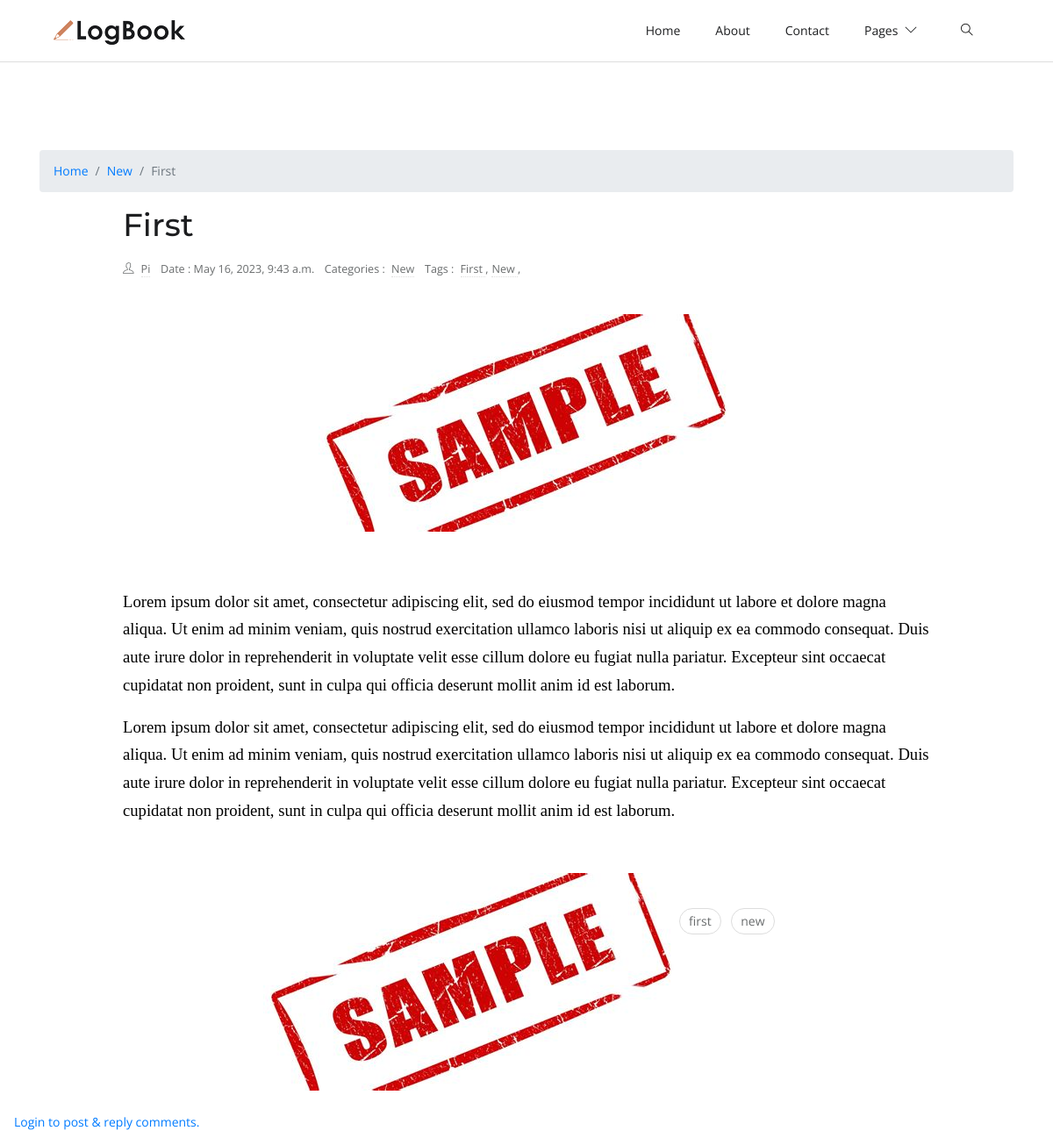
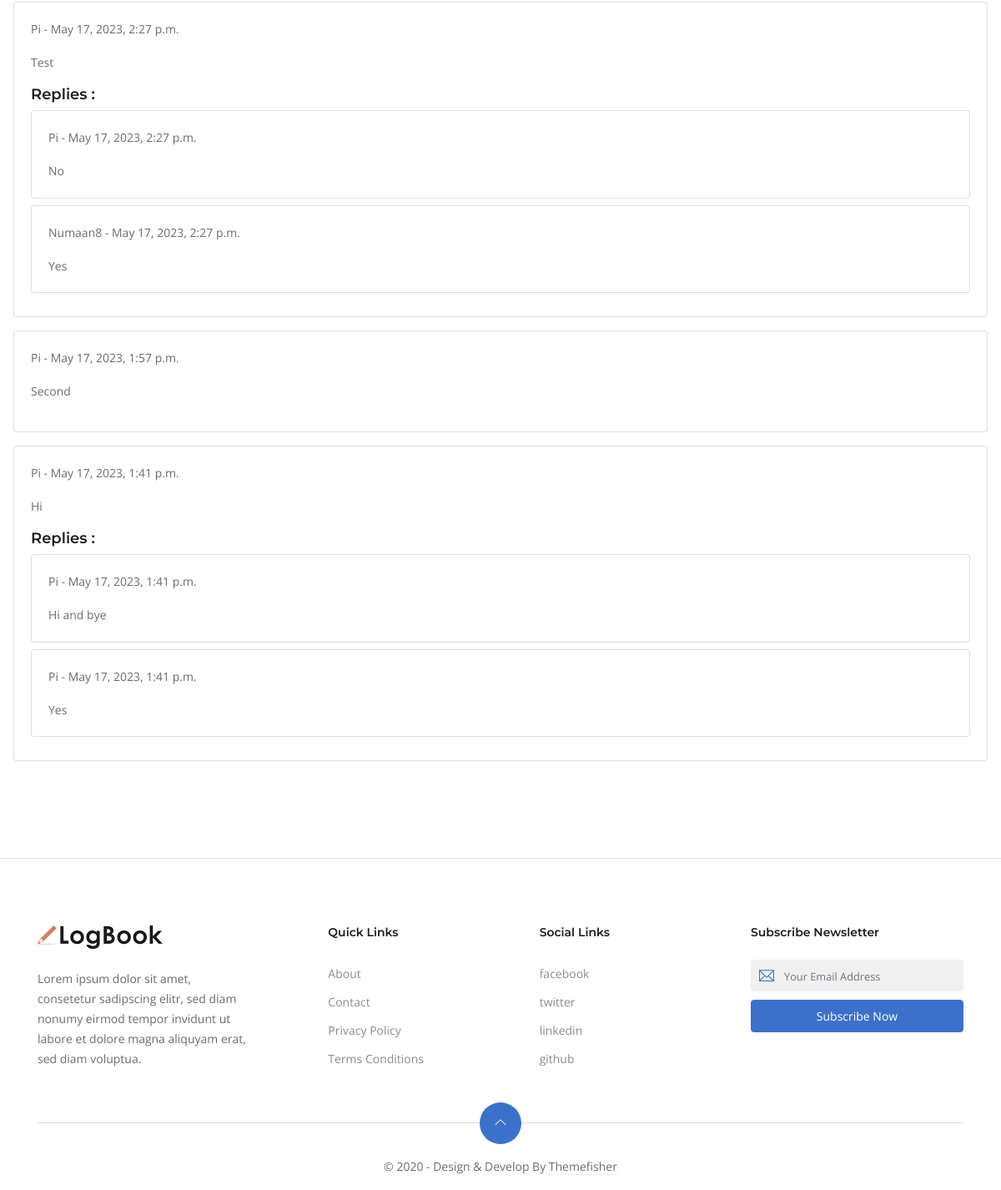
Screenshot of /first/ with the database file from the repository (2 pictures, top to bottom).
### blog/models.py (models this page shows, shortened)
class Post(models.Model):
    STATUS_CHOICES = (
    ('draft', 'Draft'),
    ('published', 'Published'),
    )
    url=models.SlugField(max_length=1000,unique=True)
    title=models.CharField(max_length=1000)
    author = models.ForeignKey(User,on_delete=models.CASCADE)
    image=models.ImageField(upload_to='static/images')
    category=models.ForeignKey(Categorie,on_delete=models.CASCADE,blank=True,related_name='categories')
    body=RichTextUploadingField()
    description=models.CharField(max_length=200)
    tags=TaggableManager()
    publish = models.DateTimeField(default=timezone.now)
    created = models.DateTimeField(auto_now_add=True)
    updated = models.DateTimeField(auto_now=True)
    update=models.DateTimeField(auto_now_add=True)
    status = models.CharField(max_length=10,choices=STATUS_CHOICES,default='draft')

class Categorie(models.Model):
    name=models.CharField(max_length=100,unique=True)
    url=models.SlugField(max_length=100,unique=True)

class Comment(models.Model):
    user=models.ForeignKey(User,on_delete=models.CASCADE)
    post=models.ForeignKey(Post,on_delete=models.CASCADE)
    comment=models.TextField()
    date=models.DateTimeField(default=timezone.now)
    is_parent=models.BooleanField(default=True)
    parent = models.ForeignKey('self',blank=True, on_delete=models.CASCADE,null=True, related_name='replies')

### blog/views.py (the view, shortened to what this page needs)
# urls.py: path('<slug:url>/',views.postdetails,name='postdetails'),
def postdetails(request,url):
    postdetails=get_object_or_404(Post,url=url)
    comments=Comment.objects.filter(post=postdetails,is_parent=True).order_by('-date')
    return render(request,'pd.html',{'postdetails':postdetails,'comments':comments})

### templates/pd.html (shortened to what this page needs)
{% extends 'base.html' %}
{% load static %}
{% block body %}
<section class="section">
	<div class="container">
			<nav aria-label="breadcrumb">
					<ol class="breadcrumb">
					  <li class="breadcrumb-item"><a href="/">Home</a></li>
					  <li class="breadcrumb-item"><a href="/category/{{postdetails.category.url}}/">{{postdetails.category.name|title}}</a></li>
					  <li class="breadcrumb-item active" aria-current="page">{{postdetails.title|title}}</li>
					</ol>
				  </nav>
		<article class="row mb-4">
			<div class="col-lg-10 mx-auto mb-4">
				<h1 class="h2 mb-3">{{postdetails.title|title}}</h1>
				<ul class="list-inline post-meta mb-3">
					<li class="list-inline-item"><i class="ti-user mr-2"></i><a href="/user/{{postdetails.author}}/">{{postdetails.author|title}}</a>
					</li>
					<li class="list-inline-item">Date : {{postdetails.publish}}</li>
					<li class="list-inline-item">Categories : <a href="/category/{{postdetails.category.url}}/" class="ml-1">{{postdetails.category.name|title}} </a>
					</li>
					<li class="list-inline-item">Tags : {% for tag in postdetails.tags.all %}<a href="/tag/{{tag.slug}}" class="ml-1">{{tag.name|title}} </a> ,{% endfor %}
					</li>
				</ul>
			</div>
			<div class="col-12 mb-3">
					<div class="text-center mb-5" ><img src="{{postdetails.image.url}}" class="img-fluid rounded" alt="image of {{postdetails.title}}" ></div>
			</div>
			<div class="col-lg-10 mx-auto">
				<div class="content">
					{{postdetails.body|capfirst|safe}}
				</div>
					<ul class="list-inline widget-list-inline">
						{% for tag in postdetails.tags.all %}
					 <li class="list-inline-item"><a href="/tag/{{tag.slug}}"> {{tag.name}}</a>
					 </li>
					 {% endfor %}
					 </ul>
			</div>
		</article>
	</div>
{% if request.user.is_authenticated %}
	<form class="m-3" method="POST" action="/{{postdetails.url}}">
		{% csrf_token %}
			 <div class="form-group">
				 <label for="message">Your Comment Here</label>
				 <textarea name="comment" id="comment" class="form-control"></textarea>
			 </div>
			 <button type="submit" class="btn btn-primary">Post Now</button>
		 </form>
		 {% else %}
		 <a class="m-3" href="/login">Login to post & reply comments.</a>
		 {% endif %}
		 {% for comment in comments %}
		 <div class="card m-3">
			<div class="card-body">
				<p class=" ">{{comment.user|title}} - {{comment.date}}</p>
			  <p class="card-text">{{comment.comment|capfirst}}</p>
			  {% if comment.replies.all|length > 0 %}
			  <h5>Replies :</h5>
			  {% endif %}
			  {% for reply in comment.replies.all %}
			  <div class="card mb-2">
				<div class="card-body">
					<p class=" ">{{reply.user|title}} - {{comment.date}}</p>
					<p class="card-text">{{reply.comment|capfirst}}</p>
				</div>
			  </div>
			  {% endfor %}
			</div>
		  </div>
		  {% endfor %}
</section>
{% endblock body %}

### static/css/style.css (style rules this page uses)
body { line-height: 1.7; font-family: "Open Sans", sans-serif; -webkit-font-smoothing: antialiased; color: #696c6d; font-size: 14px; }
article img { max-width: 100% !important; height: auto !important; border-radius: .25rem!important; }
p, .paragraph { font-weight: 400; color: #696c6d; font-size: 14px; line-height: 1.7; font-family: "Open Sans", sans-serif; }
h1, h2, h3, h4, h5, h6 { color: #1c1d1f; font-family: "Montserrat", sans-serif; font-weight: 600; line-height: 1.2; }
h1, .h1 { font-size: 45px; }
h2, .h2 { font-size: 36px; }
h5, .h5 { font-size: 18px; }
body { background-color: #fff; overflow-x: hidden; }
img { vertical-align: middle; border: 0; }
a, a:hover, a:focus { text-decoration: none; }
a, button, select { cursor: pointer; transition: 0.2s ease; }
.section { padding-top: 100px; padding-bottom: 100px; }
.post-meta li { margin-right: 10px; font-size: 90%; }
.post-meta a { color: #696c6d; border-bottom: 1px dotted #ddd; }
.content * { word-break: break-word; overflow-wrap: break-word; }
.content img { max-width: 100%; }
.widget-list-inline li { margin-bottom: 10px; }
.widget-list-inline li a { padding: 2px 10px; border: 1px solid #ddd; border-radius: 40px; display: block; color: #696c6d; }

### rows the page displays
Post: category.name "New", title "First", author "Pi", publish "May 16, 2023, 9:43 a.m.", image (picture), body "Lorem ipsum dolor sit amet, consectetur adipiscing elit, sed do eiusmod tempor incididunt ut labore et dolore magna aliqua. Ut enim ad minim veniam, quis nostrud exercitation ullamco laboris nisi ut aliquip ex ea commodo consequat. Duis aute irure dolor in reprehenderit in voluptate velit esse cillum dolore eu fugiat nulla pariatur. Excepteur sint occaecat cupidatat non proident, sunt in culpa qui officia deserunt mollit anim id est laborum. Lorem ipsum dolor sit amet, consectetur adipiscing elit, sed do eiusmod tempor incididunt ut labore et dolore magna aliqua. Ut enim ad minim veniam, quis nostrud exercitation ullamco laboris nisi ut aliquip ex ea commodo consequat. Duis aute irure dolor…", body (picture)
Tag: name "First", name "first"
Tag: name "New", name "new"
Comment: user "Pi", date "May 17, 2023, 2:27 p.m.", comment "Test", shows "Replies :"
Comment: user "Pi", comment "No"
Comment: user "Numaan8", comment "Yes"
Comment: user "Pi", date "May 17, 2023, 1:57 p.m.", comment "Second"
Comment: user "Pi", date "May 17, 2023, 1:41 p.m.", comment "Hi", shows "Replies :"
Comment: user "Pi", comment "Hi and bye"
Comment: user "Pi", comment "Yes"
